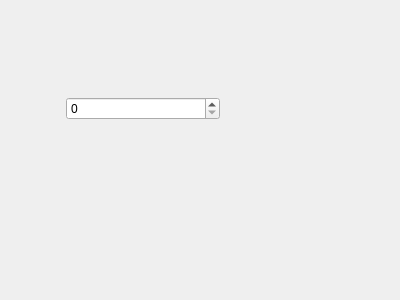
<?xml version="1.0" encoding="UTF-8"?>
<ui version="4.0">
 <class>Form</class>
 <widget class="QWidget" name="Form">
  <property name="geometry">
   <rect>
    <x>0</x>
    <y>0</y>
    <width>400</width>
    <height>300</height>
   </rect>
  </property>
  <property name="windowTitle">
   <string>Form</string>
  </property>
  <widget class="QWidget" name="formLayoutWidget">
   <property name="geometry">
    <rect>
     <x>60</x>
     <y>40</y>
     <width>160</width>
     <height>80</height>
    </rect>
   </property>
   <layout class="QFormLayout" name="formLayout">
    <item row="0" column="0">
     <spacer name="horizontalSpacer">
      <property name="orientation">
       <enum>Qt::Horizontal</enum>
      </property>
      <property name="sizeHint" stdset="0">
       <size>
        <width>288</width>
        <height>20</height>
       </size>
      </property>
     </spacer>
    </item>
    <item row="0" column="1">
     <spacer name="verticalSpacer">
      <property name="orientation">
       <enum>Qt::Vertical</enum>
      </property>
      <property name="sizeHint" stdset="0">
       <size>
        <width>20</width>
        <height>40</height>
       </size>
      </property>
     </spacer>
    </item>
    <item row="1" column="1">
     <widget class="QSpinBox" name="spinBox"/>
    </item>
   </layout>
  </widget>
 </widget>
 <resources/>
 <connections/>
</ui>
